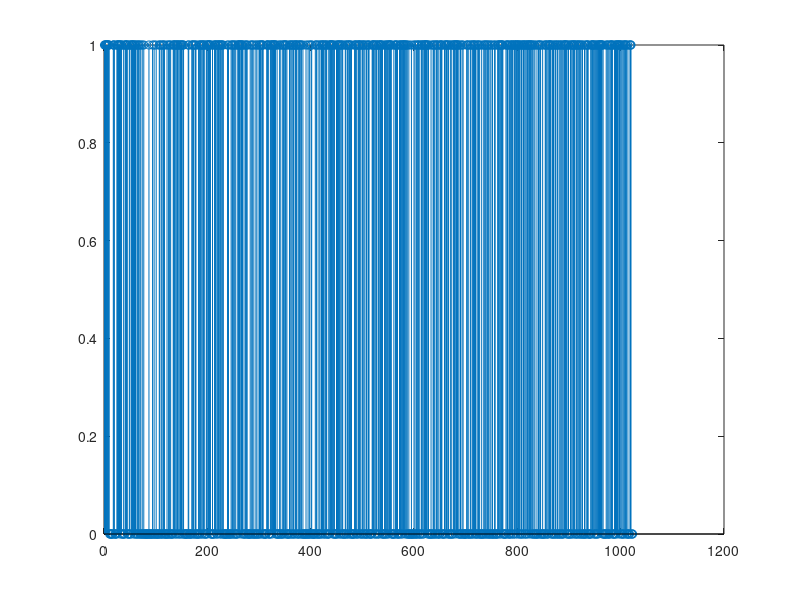
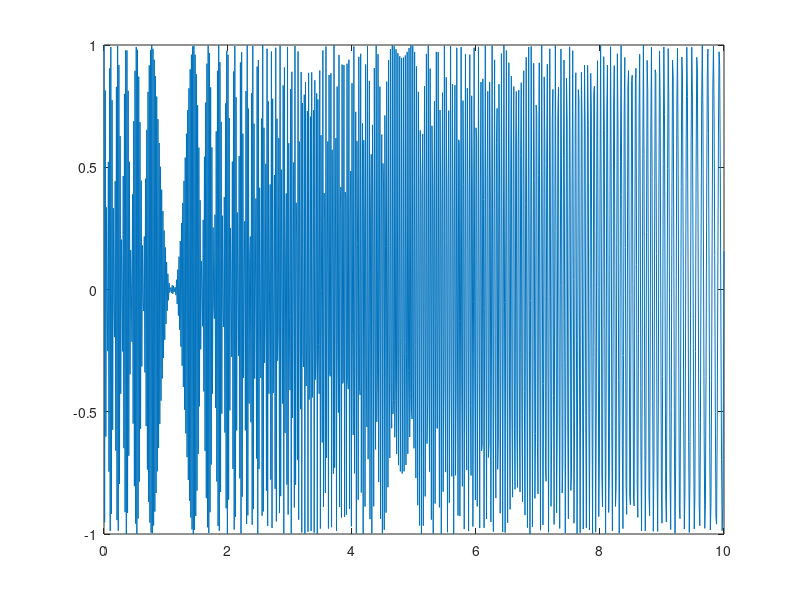

The MATLAB script that drew these images, in order: (Note: this script raises an error after producing the figures.)
N=10; i=7; j=10;
reg=ones(1,N);
for k=N+1:2^N-1
    reg=[xor(reg(i),reg(j)) reg];
end
reg=fliplr(reg);
stem(reg)

%%
figure
t=0:0.01:10;
vin=t/10;
x=vco(vin,45,100);
plot(t,x)

%%
u_filtru=zeros(length(u),1);
ord=5;
N1=floor(ord/2);
u_filtru(1+N1:length(u)-N1)=median_filter(u,ord);
for i=1:N1
    u_filtru(i)=u_filtru(N1+1);
    u_filtru(length(u)-i+1)=u_filtru(length(u)-N1);
end
